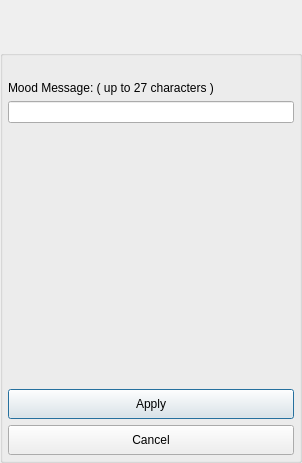
<?xml version="1.0" encoding="UTF-8"?>
<ui version="4.0">
 <class>EditAccountDialog</class>
 <widget class="QDialog" name="EditAccountDialog">
  <property name="geometry">
   <rect>
    <x>0</x>
    <y>0</y>
    <width>302</width>
    <height>463</height>
   </rect>
  </property>
  <property name="windowTitle">
   <string>Edit My Account</string>
  </property>
  <layout class="QVBoxLayout" name="verticalLayout">
   <property name="spacing">
    <number>0</number>
   </property>
   <property name="leftMargin">
    <number>0</number>
   </property>
   <property name="topMargin">
    <number>0</number>
   </property>
   <property name="rightMargin">
    <number>0</number>
   </property>
   <property name="bottomMargin">
    <number>0</number>
   </property>
   <item>
    <widget class="TitleBarWidget" name="m_TitleBarWidget" native="true">
     <property name="sizePolicy">
      <sizepolicy hsizetype="Preferred" vsizetype="Preferred">
       <horstretch>0</horstretch>
       <verstretch>0</verstretch>
      </sizepolicy>
     </property>
     <property name="minimumSize">
      <size>
       <width>0</width>
       <height>50</height>
      </size>
     </property>
     <property name="maximumSize">
      <size>
       <width>16777215</width>
       <height>103</height>
      </size>
     </property>
    </widget>
   </item>
   <item>
    <widget class="QGroupBox" name="StyledDlgItemsBox">
     <property name="minimumSize">
      <size>
       <width>0</width>
       <height>0</height>
      </size>
     </property>
     <property name="title">
      <string/>
     </property>
     <layout class="QVBoxLayout" name="verticalLayout_2">
      <property name="leftMargin">
       <number>5</number>
      </property>
      <property name="topMargin">
       <number>5</number>
      </property>
      <property name="rightMargin">
       <number>5</number>
      </property>
      <property name="bottomMargin">
       <number>5</number>
      </property>
      <item>
       <widget class="QLabel" name="m_StatusLabel">
        <property name="text">
         <string notr="true"/>
        </property>
       </widget>
      </item>
      <item>
       <widget class="QLabel" name="AccountNameLabel">
        <property name="text">
         <string>Mood Message: ( up to 27 characters )</string>
        </property>
       </widget>
      </item>
      <item>
       <widget class="QLineEdit" name="AccountNameEdit"/>
      </item>
      <item>
       <spacer name="verticalSpacer_2">
        <property name="orientation">
         <enum>Qt::Vertical</enum>
        </property>
        <property name="sizeHint" stdset="0">
         <size>
          <width>20</width>
          <height>73</height>
         </size>
        </property>
       </spacer>
      </item>
      <item>
       <widget class="QPushButton" name="AcceptButton">
        <property name="sizePolicy">
         <sizepolicy hsizetype="Minimum" vsizetype="Fixed">
          <horstretch>0</horstretch>
          <verstretch>0</verstretch>
         </sizepolicy>
        </property>
        <property name="minimumSize">
         <size>
          <width>0</width>
          <height>30</height>
         </size>
        </property>
        <property name="maximumSize">
         <size>
          <width>16777215</width>
          <height>30</height>
         </size>
        </property>
        <property name="text">
         <string>Apply</string>
        </property>
       </widget>
      </item>
      <item>
       <widget class="QPushButton" name="CancelButton">
        <property name="minimumSize">
         <size>
          <width>0</width>
          <height>30</height>
         </size>
        </property>
        <property name="maximumSize">
         <size>
          <width>16777215</width>
          <height>30</height>
         </size>
        </property>
        <property name="text">
         <string>Cancel</string>
        </property>
       </widget>
      </item>
     </layout>
    </widget>
   </item>
   <item>
    <widget class="BottomBarWidget" name="m_BottomBarWidget" native="true">
     <property name="sizePolicy">
      <sizepolicy hsizetype="Expanding" vsizetype="Minimum">
       <horstretch>0</horstretch>
       <verstretch>0</verstretch>
      </sizepolicy>
     </property>
     <property name="minimumSize">
      <size>
       <width>30</width>
       <height>0</height>
      </size>
     </property>
     <property name="autoFillBackground">
      <bool>true</bool>
     </property>
    </widget>
   </item>
  </layout>
 </widget>
 <customwidgets>
  <customwidget>
   <class>TitleBarWidget</class>
   <extends>QWidget</extends>
   <header>TitleBarWidget.h</header>
   <container>1</container>
  </customwidget>
  <customwidget>
   <class>BottomBarWidget</class>
   <extends>QWidget</extends>
   <header location="global">BottomBarWidget.h</header>
   <container>1</container>
  </customwidget>
 </customwidgets>
 <resources/>
 <connections/>
</ui>
